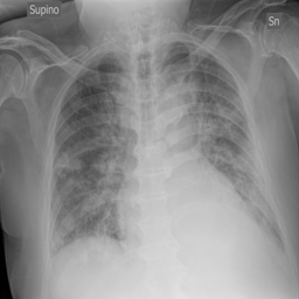
#> input picture src/models/data_test1/images/COVID-10.png, 299 x 299 px, found by its file name; its folder holds only this picture in this run
$ jupyter execute --allow-errors 300_RF.ipynb
#> lines starting #> are read from the running program, lines starting #| are printed output that depends on the picture
[cell 1]
import os
import numpy as np
import cv2
from sklearn.model_selection import train_test_split
from sklearn.preprocessing import LabelEncoder
from sklearn.ensemble import RandomForestClassifier
from sklearn.metrics import accuracy_score, classification_report
import matplotlib.pyplot as plt

[cell 2]
# Paramètres
IMG_HEIGHT = 300
IMG_WIDTH = 300
NUM_CLASSES = 3  # Nombre de classes mis à jour

[cell 3]
# Chemins des dossiers
covid_path = '/Users/eloicadamjee/Downloads/COVID-19_Radiography_Dataset/COVID/images'
covid_mask = '/Users/eloicadamjee/Downloads/COVID-19_Radiography_Dataset/COVID/masks'
normal_path = '/Users/eloicadamjee/Downloads/COVID-19_Radiography_Dataset/Normal/images'
normal_mask = '/Users/eloicadamjee/Downloads/COVID-19_Radiography_Dataset/Normal/masks'
lung_opacity_path = '/Users/eloicadamjee/Downloads/COVID-19_Radiography_Dataset/Lung_Opacity/images'
lung_opacity_mask = '/Users/eloicadamjee/Downloads/COVID-19_Radiography_Dataset/Lung_Opacity/masks'
viral_pneumonia_path = '/Users/eloicadamjee/Downloads/COVID-19_Radiography_Dataset/Viral Pneumonia/images'
viral_pneumonia_mask = '/Users/eloicadamjee/Downloads/COVID-19_Radiography_Dataset/Viral Pneumonia/masks'

[cell 4]
# Vérification des chemins
paths = [covid_path, normal_path, lung_opacity_path, viral_pneumonia_path]
for path in paths:
    if os.path.exists(path):
        print(f"Img chemin existe: {path}")
    else:
        print(f"Img chemin n'existe pas: {path}")


# Vérifier que les chemins des masques existent
mask_paths = [covid_mask, normal_mask, lung_opacity_mask, viral_pneumonia_mask]
for mask_path in mask_paths:
    if os.path.exists(mask_path):
        print(f"Mask chemin existe: {mask_path}")
    else:
        print(f"Mask chemin n'existe pas: {mask_path}")

[cell 5]
# Afficher les tailles des images en Ko et Mo
def display_image_sizes(images):
    sizes_bytes = [img.nbytes for img in images]
    sizes_ko = [size / 1024 for size in sizes_bytes]
    sizes_mo = [size / (1024 * 1024) for size in sizes_bytes]

    for i, (size_b, size_ko, size_mo) in enumerate(zip(sizes_bytes, sizes_ko, sizes_mo)):
        print(f"Image {i+1} - Taille: {size_b} octets, {size_ko:.2f} Ko, {size_mo:.2f} Mo")

#> (the rest of this cell did not finish here and is left out)

[cell 6]
# Fonction pour charger les images et les masques
def load_images_with_masks(image_dir, mask_dir, label, limit=None):
#> called with label = 0, limit = 2500
    image_data = []
    label_data = []
    image_files = os.listdir(image_dir)
    if limit:
        image_files = image_files[:limit]
    for file_name in image_files:
        if file_name.endswith('.png'):
            img_path = os.path.join(image_dir, file_name)
            mask_path = os.path.join(mask_dir, file_name)
            try:
                img = cv2.imread(img_path)
#> img is the input picture: shape (299, 299, 3); min 0, max 227, mean 141.4
                mask = cv2.imread(mask_path, cv2.IMREAD_GRAYSCALE)
#> mask: shape (299, 299); min 0, max 227, mean 141.4
                img = cv2.resize(img, (IMG_HEIGHT, IMG_WIDTH))
#> img: shape (300, 300, 3)
                mask = cv2.resize(mask, (IMG_HEIGHT, IMG_WIDTH))
#> mask: shape (300, 300)
                img = img / 255.0
                mask = mask / 255.0
                lung_only = img * np.expand_dims(mask, axis=-1)  # Garder uniquement la partie des poumons
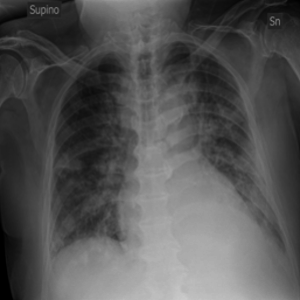
#> lung_only: shape (300, 300, 3) float64; min 0, max 0.792, mean 0.332
                image_data.append(lung_only)
                label_data.append(label)
                # Calculer la taille de l'image
                image_size = os.path.getsize(img_path) / 1024  # Taille en Ko
                print(f"Taille de l'image {file_name}: {image_size:.2f} Ko")
            except Exception as e:
                print(f"Erreur de chargement de l'image {file_name} ou du masque : {e}")
    return np.array(image_data), np.array(label_data)

# Fonction pour charger les données de plusieurs répertoires avec masques
def load_data_with_masks(image_dirs, mask_dirs, labels, limits=None):
    all_images = []
    all_labels = []
    for i in range(len(image_dirs)):
        images, label_data = load_images_with_masks(image_dirs[i], mask_dirs[i], labels[i], limits[i])
#> label_data = [0]
        all_images.append(images)
        all_labels.append(label_data)
    return np.concatenate(all_images), np.concatenate(all_labels)

# Nouvelles étiquettes après regroupement
new_labels = [0, 1, 2, 2]  # 0 pour COVID, 1 pour Normal, 2 pour Lung Opacity + Viral Pneumonia

# Définir les limites par classe
limits = [2500, 2500, 1250, 1250]  # 2500 images par classe

[cell 7]
# Charger et prétraiter les données avec les nouvelles étiquettes
images, labels = load_data_with_masks([covid_path, normal_path, lung_opacity_path, viral_pneumonia_path],
                                       [covid_mask, normal_mask, lung_opacity_mask, viral_pneumonia_mask],
                                       new_labels, limits)

[cell 8]
# Vérifiez les tailles des ensembles de données
print(f"Nombre d'images chargées: {images.shape[0]}")
#| Nombre d'images chargées: 4
print(f"Nombre de labels: {len(labels)}")

[cell 9]
# Aplatir les images pour les utiliser avec Random Forest
X = images.reshape(images.shape[0], -1)
y = labels

print(f"Taille de X après aplatissement: {X.shape}")
#| Taille de X après aplatissement: (4, 270000)
print(f"Taille de y: {len(y)}")

[cell 10]
# Encoder les étiquettes
label_encoder = LabelEncoder()
y = label_encoder.fit_transform(y)

#> (a cell that did not finish here is left out)

[cell 12]
# Créer et entraîner le modèle Random Forest
clf = RandomForestClassifier(n_estimators=100, random_state=42)
#> (the rest of this cell did not finish here and is left out)

#> (a cell that did not finish here is left out)

#> (a cell that did not finish here is left out)

[cell 15]
# Visualiser quelques images avec masques appliqués
def visualize_images_with_masks(images, num_images=10):
#> called with images = array of shape (4, 300, 300, 3), num_images = 10
    fig, axes = plt.subplots(1, num_images, figsize=(20, 20))
    for i in range(num_images):
        axes[i].imshow(images[i])
        axes[i].axis('off')
    plt.show()

#> (the rest of this cell did not finish here and is left out)

[cell 16]
# Vérifiez les tailles des ensembles de données
print(f"Nombre d'échantillons dans X: {images.shape[0]}")
#| Nombre d'échantillons dans X: 4
